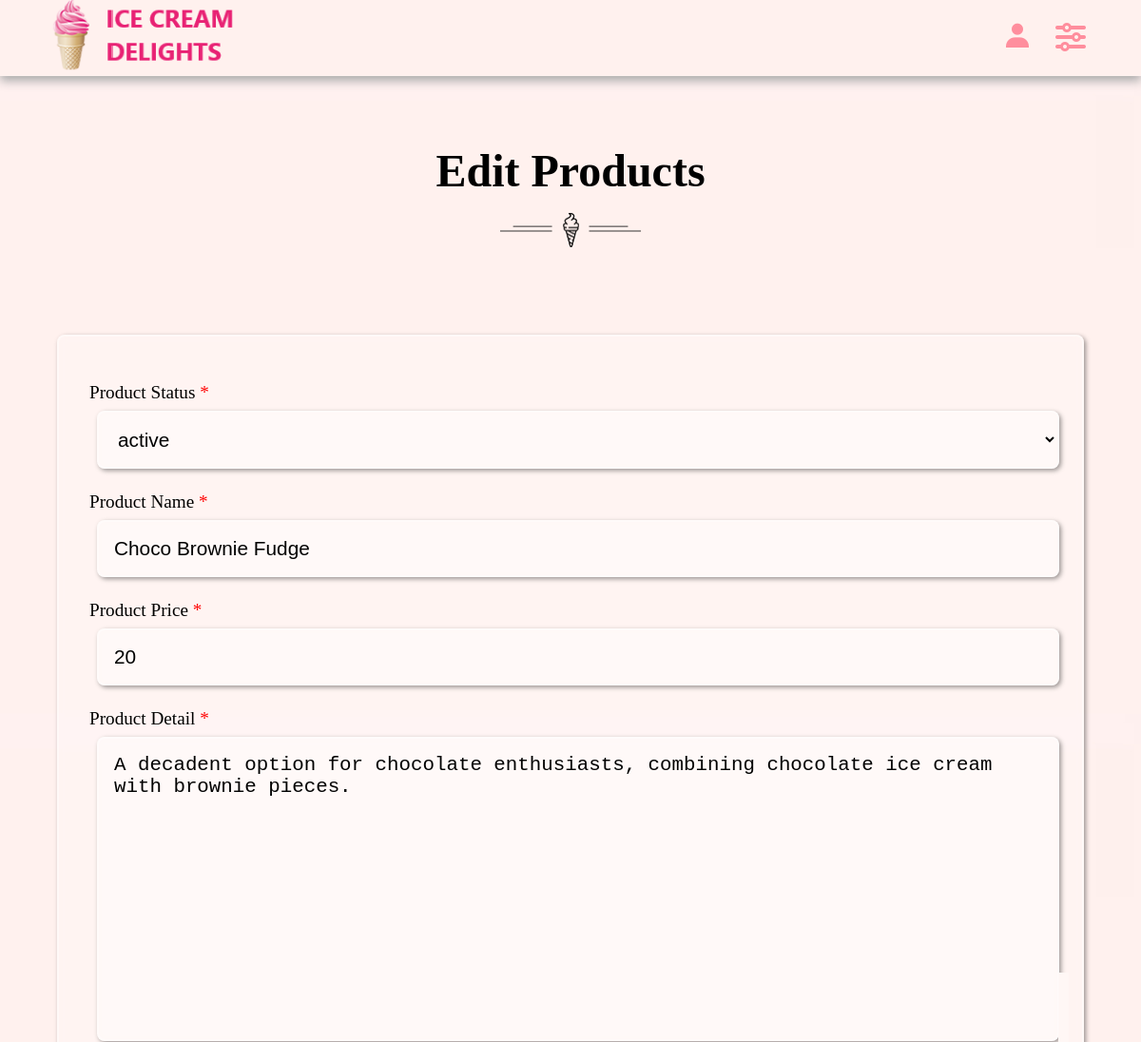
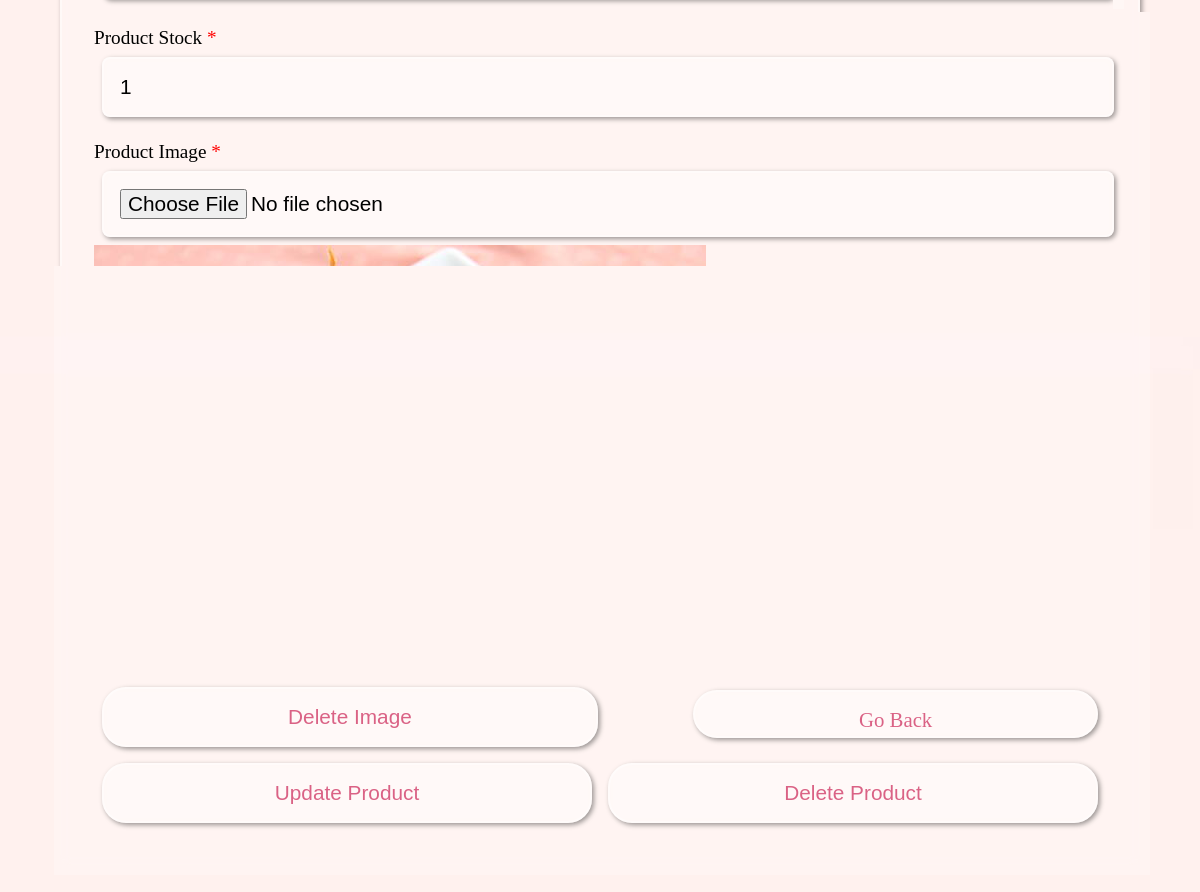
The app's page /admin_panel/edit_products.php?id=ykFWQwNfW2AFUi8n1zB3 (signed in) with its own data (2 pictures, top to bottom).
### tables this page shows
CREATE TABLE `products` (
  `id` varchar(255) NOT NULL,
  `seller_id` varchar(20) NOT NULL,
  `name` varchar(255) NOT NULL,
  `price` varchar(255) NOT NULL,
  `image` varchar(255) NOT NULL,
  `stock` int(100) NOT NULL,
  `product_detail` varchar(500) NOT NULL,
  `status` varchar(100) NOT NULL
);

### admin_panel/edit_products.php (the view, shortened to what this page needs)
<?php
    include '../components/connect.php';
    $seller_id = '';
    if(isset($_COOKIE['seller_id'])) {
        $seller_id = $_COOKIE['seller_id'];
    } else {
        header('location: login.php');
        exit();
    }
?>
<!DOCTYPE html>
<html lang="en">
<head>
    <link rel="stylesheet" href="../css/admin_style.css">
    <link rel="stylesheet" href="https://unpkg.com/boxicons@2.1.4/css/boxicons.min.css">
    <link rel="stylesheet" href="https://cdnjs.cloudflare.com/ajax/libs/font-awesome/6.0.0/css/all.min.css" />
</head>
<body>
    <div class="main-container">
        <?php include '../components/admin_header.php'; ?>
            <section class="post-editor">
                <div class="heading">
                    <h1>Edit Products</h1>
                    <img src="../image/separator-img.png" alt="">
                </div>
                <div class="box-container">
                    <?php
                        $product_id = $_GET['id'];
                        $select_product = $conn->prepare("SELECT * FROM products WHERE id = ? AND seller_id = ?");
                        $select_product->execute([$product_id, $seller_id]);
                        if($select_product->rowCount() > 0) {
                            while($fetch_product = $select_product->fetch(PDO::FETCH_ASSOC)) {
                    ?>
                    <div class="form-container">
                        <form action="" method="POST" enctype="multipart/form-data" class="register">
                            <div class="input-field">
                                <p>Product Status <span>*</span></p>
                                <select name="status" class="box">
                                    <option value="<?= $fetch_product['status']; ?>" selected>
                                        <?= $fetch_product['status']; ?>
                                    </option>
                                </select>
                            </div>
                            <div class="input-field">
                                <p>Product Name <span>*</span></p>
                                <input type="text" class="box" name="name" value="<?= $fetch_product['name']; ?>" required>
                            </div>
                            <div class="input-field">
                                <p>Product Price <span>*</span></p>
                                <input type="number" class="box" name="price" value="<?= $fetch_product['price']; ?>" required>
                            </div>
                            <div class="input-field">
                                <p>Product Detail <span>*</span></p>
                                <textarea class="box" name="detail" required><?= $fetch_product['product_detail']; ?></textarea>
                            </div>
                            <div class="input-field">
                                <p>Product Stock <span>*</span></p>
                                <input class="box" type="number"
                                        value="<?= $fetch_product['stock']; ?>"
                                        min="0" max="9999999999" maxlength="10"
                                        name="stock" required>
                            </div>
                            <div class="input-field">
                                <p>Product Image <span>*</span></p>
                                <input class="box" type="file" name="image" accept="image/*">
                                <?php if($fetch_product['image'] != ''): ?>
                                    <img src="../uploaded_files/<?= $fetch_product['image']; ?>" class="image">
                                    <div class="flex-btn">
                                        <input type="submit" name="delete_image" class="btn" value="delete image">
                                        <a href="view_products.php" class="btn" style="width: 40%;
                                        text-align: center; height: 3rem; margin-top: .7rem"
                                        >
                                        Go Back
                                        </a>
                                    </div>
                                <?php endif; ?>
                            </div>
                            <div class="flex-btn">
                                <input type="submit" name="update" class="btn" value="update product">
                                <input type="submit" name="delete_product" class="btn" value="delete product">
                            </div>
                        </form>
                        <?php
                            }
                        } else { ?>
                        <div class="empty">
                            <p>No product added yet!</p>
                        </div>
                        <?php } ?>
                    </div>
                </div>
            </section>
    </div>
</body>
</html>

### css/admin_style.css (style rules this page uses)
* { margin: 0; padding: 0; box-sizing: border-box; outline: none; border: none; text-decoration: none; list-style: none; }
:root { --space: 2rem; --main-color: #da6285; --pink-color: #ff8e9d; --pink-opacity: #ffe6e9; --white-alpha-40: rgba(255, 255, 255, 0.40); --white-alpha-25: rgba(255, 255, 255, 0.25); --backdrop-filter: blur(5px); --box-shadow: 2px 2px 5px rgba(0, 0, 0, 0.40); }
body { background-image: url(../image/seller_bg1.jpg); background-position: center; }
html { scroll-behavior: smooth; scrollbar-width: thin; scrollbar-color: var(--pink-color) transparent; }
.btn { background-color: var(--white-alpha-25); border: 2px solid var(--white-alpha-40); backdrop-filter: var(--backdrop-filter); box-shadow: var(--box-shadow); text-transform: capitalize; color: var(--main-color); padding: 1rem 2rem; font-size: 20px; cursor: pointer; position: relative; border-radius: 1.5rem; }
.btn::before { position: absolute; content: ''; top: 0; left: 0; height: 100%; width: 0; border-radius: 30px; background-color: var(--main-color); z-index: -1; transition: width 0.3s ease; text-align: center; }
.form-container { display: flex; flex-direction: column; justify-content: center; align-items: center; min-height: 100vh; margin: 2rem auto; padding: 4% 0; position: relative; }
.form-container form { background-color: var(--white-alpha-25); border: 2px solid var(--white-alpha-40); backdrop-filter: var(--backdrop-filter); box-shadow: var(--box-shadow); padding: 2rem; border-radius: .5rem; }
.form-container .box { width: 100%; }
.form-container .register { width: 60rem; }
.form-container form p { padding-top: 1rem; font-size: 1.2rem; text-transform: capitalize; }
.form-container form p span { color: red; }
.form-container form .box { background-color: var(--white-alpha-25); border: 2px solid var(--white-alpha-40); backdrop-filter: var(--backdrop-filter); box-shadow: var(--box-shadow); width: 100%; border-radius: .5rem; margin: .5rem; font-size: 1.3rem; padding: 1rem; }
.form-container form textarea { height: 20rem; resize: none; }
.form-container form .btn { width: 100%; font-size: 1.3rem; }
.post-editor input[type="submit"] { width: 49%; }
.box-container { display: grid; grid-template-columns: repeat(auto-fit, minmax(20rem, 1fr)); gap: 1rem; }
.box-container .box { background-color: var(--white-alpha-25); border: 2px solid var(--white-alpha-40); border-radius: 10px; backdrop-filter: var(--backdrop-filter); box-shadow: var(--box-shadow); margin: 1rem; }
.heading { text-align: center; line-height: 1.5; font-size: 2rem; }
.heading h1 { text-transform: capitalize }
.heading img { margin-top: .5rem; width: 150px !important; }
section, .post-editor { width: 75vw; min-height: 100vh; padding: 4%; margin: 8% 5%; margin-bottom: 2%; }
.flex-btn { display: flex; justify-content: space-between; }
.flex-btn .btn { margin: 0.5rem; }
.main-container { display: flex; }
.post-editor { width: 100%; }
@media screen and (max-width: 1200px) { section, .post-editor { width: 100%; margin: 8% 0; padding: 4% 1rem; } }
@media screen and (max-width: 1200px) { .form-container .login, .form-container .register { width: 90vw; } }

### records on screen
products: status "active", name "Choco Brownie Fudge", price "20", detail "A decadent option for chocolate enthusiasts, combining chocolate ice cream with brownie pieces.", stock "1", image (picture)
